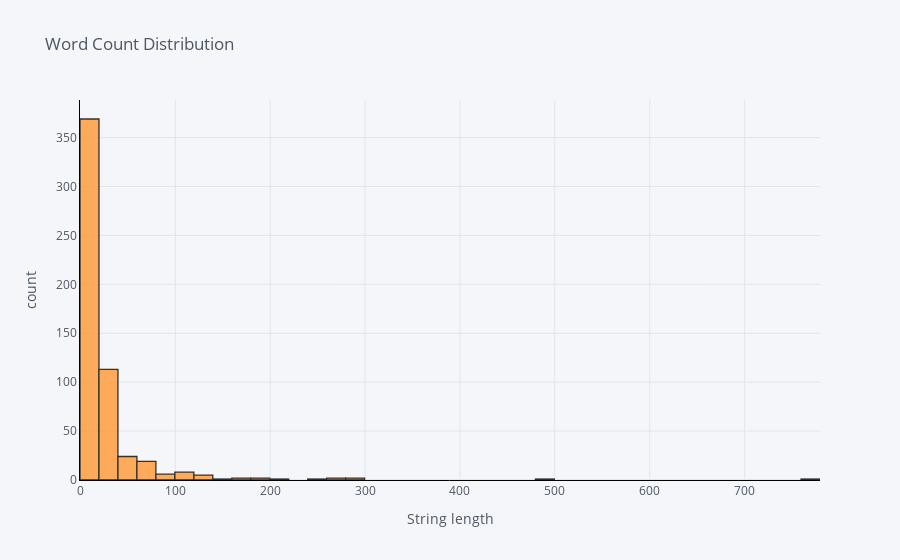

The notebook cell this image was saved under:
### Code cell
df['word_count'] = df['clean_comment'].str.split().str.len()
df['word_count'].iplot(
    kind='hist',
    bins=70,
    xTitle='String length',
    linecolor='black',
    yTitle='count',
    title='Word Count Distribution')

### Figure 1 — Plotly figure (JSON) as saved in the notebook; plotly's stock layout.template omitted (floating-point values rounded to 4 significant figures; data arrays with more than 128 entries replaced by an {"elided": "..."} marker saying what was removed)
{"data": [{"histfunc": "count", "histnorm": "", "marker": {"color": "rgba(255, 153, 51, 1.0)", "line": {"color": "#000000", "width": 1.3}}, "name": "word_count", "nbinsx": 70, "opacity": 0.8, "orientation": "v", "x": {"elided": "559 int values"}, "type": "histogram"}], "layout": {"barmode": "overlay", "legend": {"bgcolor": "#F5F6F9", "font": {"color": "#4D5663"}}, "paper_bgcolor": "#F5F6F9", "plot_bgcolor": "#F5F6F9", "title": {"font": {"color": "#4D5663"}, "text": "Word Count Distribution"}, "xaxis": {"gridcolor": "#E1E5ED", "linecolor": "black", "showgrid": true, "tickfont": {"color": "#4D5663"}, "title": {"font": {"color": "#4D5663"}, "text": "String length"}, "zerolinecolor": "#E1E5ED", "type": "linear", "range": [-0.5, 779.5], "autorange": true}, "yaxis": {"gridcolor": "#E1E5ED", "linecolor": "black", "showgrid": true, "tickfont": {"color": "#4D5663"}, "title": {"font": {"color": "#4D5663"}, "text": "count"}, "zerolinecolor": "#E1E5ED", "range": [0, 388.4], "autorange": true}, "autosize": true}}
